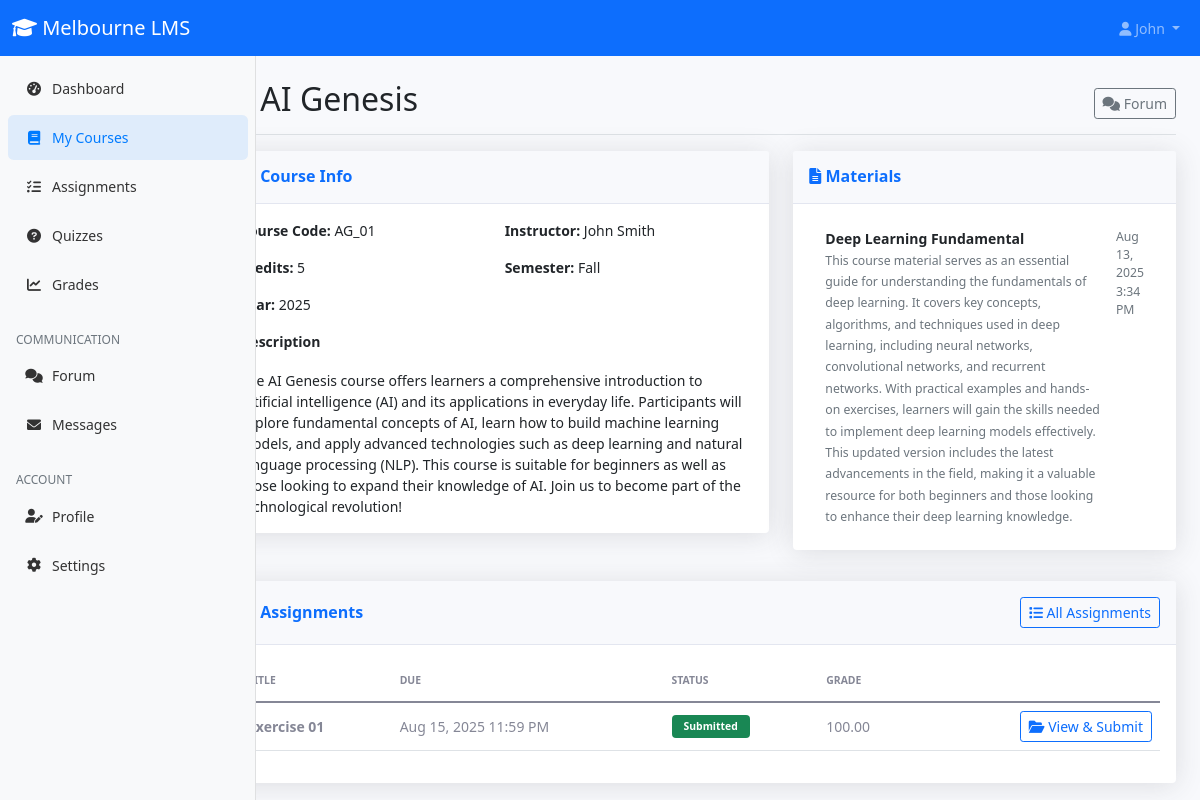
Screenshot of /student/course_view.php?id=3 (signed in) with the database file from the repository.
### tables this page shows
CREATE TABLE `courses` (
  `id` int(11) NOT NULL,
  `title` varchar(200) NOT NULL,
  `description` text DEFAULT NULL,
  `instructor_id` int(11) NOT NULL,
  `course_code` varchar(20) NOT NULL,
  `credits` int(11) DEFAULT 3,
  `semester` varchar(20) DEFAULT NULL,
  `year` int(11) DEFAULT NULL,
  `max_students` int(11) DEFAULT 50,
  `status` enum('active','inactive') DEFAULT 'active',
  `created_at` timestamp NOT NULL DEFAULT current_timestamp()
);

CREATE TABLE `users` (
  `id` int(11) NOT NULL,
  `username` varchar(50) NOT NULL,
  `email` varchar(100) NOT NULL,
  `password` varchar(255) NOT NULL,
  `first_name` varchar(50) NOT NULL,
  `last_name` varchar(50) NOT NULL,
  `role` enum('student','instructor','admin') NOT NULL,
  `profile_image` varchar(255) DEFAULT NULL,
  `created_at` timestamp NOT NULL DEFAULT current_timestamp(),
  `updated_at` timestamp NOT NULL DEFAULT current_timestamp() ON UPDATE current_timestamp()
);

CREATE TABLE `course_materials` (
  `id` int(11) NOT NULL,
  `course_id` int(11) NOT NULL,
  `title` varchar(200) NOT NULL,
  `description` text DEFAULT NULL,
  `file_path` varchar(500) DEFAULT NULL,
  `file_type` varchar(50) DEFAULT NULL,
  `file_size` int(11) DEFAULT NULL,
  `uploaded_by` int(11) NOT NULL,
  `upload_date` timestamp NOT NULL DEFAULT current_timestamp()
);

CREATE TABLE `assignments` (
  `id` int(11) NOT NULL,
  `course_id` int(11) NOT NULL,
  `title` varchar(200) NOT NULL,
  `description` text DEFAULT NULL,
  `due_date` datetime DEFAULT NULL,
  `max_points` decimal(5,2) DEFAULT 100.00,
  `created_by` int(11) NOT NULL,
  `created_at` timestamp NOT NULL DEFAULT current_timestamp()
);

### config/database.php (called while the page is built, shortened)
<?php
function formatDate($date)
{
    return date('M j, Y g:i A', strtotime($date));
}

### student/course_view.php (the view, shortened to what this page needs)
<?php
require_once '../config/database.php';
$database = new Database();
$db = $database->getConnection();
$courseId = isset($_GET['id']) ? (int)$_GET['id'] : 0;
$stmt = $db->prepare("SELECT c.*, u.first_name, u.last_name
                      FROM courses c
                      JOIN enrollments e ON c.id = e.course_id
                      JOIN users u ON c.instructor_id = u.id
                      WHERE e.student_id = ? AND e.status = 'enrolled' AND c.id = ?");
$stmt->execute([$_SESSION['user_id'], $courseId]);
$course = $stmt->fetch(PDO::FETCH_ASSOC);
$materialsStmt = $db->prepare('SELECT * FROM course_materials WHERE course_id = ? ORDER BY upload_date DESC');
$materialsStmt->execute([$courseId]);
$materials = $materialsStmt->fetchAll(PDO::FETCH_ASSOC);
$assignStmt = $db->prepare('SELECT a.*,
	(SELECT s.grade FROM assignment_submissions s WHERE s.assignment_id = a.id AND s.student_id = ?) AS my_grade,
	(SELECT s.submitted_at FROM assignment_submissions s WHERE s.assignment_id = a.id AND s.student_id = ?) AS my_submitted_at
	FROM assignments a
	WHERE a.course_id = ?
	ORDER BY a.due_date IS NULL, a.due_date ASC, a.created_at DESC');
$assignStmt->execute([$_SESSION['user_id'], $_SESSION['user_id'], $courseId]);
$assignments = $assignStmt->fetchAll(PDO::FETCH_ASSOC);
?>
<!DOCTYPE html>
<html lang="en">
<head>
	<link href="https://cdn.jsdelivr.net/npm/bootstrap@5.1.3/dist/css/bootstrap.min.css" rel="stylesheet">
	<link href="https://cdnjs.cloudflare.com/ajax/libs/font-awesome/6.0.0/css/all.min.css" rel="stylesheet">
	<link href="../assets/css/dashboard.css" rel="stylesheet">
</head>
<body>
	<?php include '../includes/student_navbar.php'; ?>
	<div class="container-fluid">
		<div class="row">
			<?php include '../includes/student_sidebar.php'; ?>
			<main class="col-md-9 ms-sm-auto col-lg-10 px-md-4">
				<div class="d-flex justify-content-between flex-wrap flex-md-nowrap align-items-center pt-3 pb-2 mb-3 border-bottom">
					<h1 class="h2"><i class="fas fa-book"></i> <?php echo htmlspecialchars($course['title']); ?></h1>
					<div class="btn-toolbar mb-2 mb-md-0">
						<a href="../forum/index.php?course_id=<?php echo $courseId; ?>" class="btn btn-sm btn-outline-secondary">
							<i class="fas fa-comments"></i> Forum
						</a>
					</div>
				</div>
				<div class="row">
					<div class="col-lg-7">
						<div class="card shadow mb-4">
							<div class="card-header py-3">
								<h6 class="m-0 font-weight-bold text-primary"><i class="fas fa-info-circle"></i> Course Info</h6>
							</div>
							<div class="card-body">
								<div class="row g-3">
									<div class="col-sm-6"><strong>Course Code:</strong> <?php echo htmlspecialchars($course['course_code']); ?></div>
									<div class="col-sm-6"><strong>Instructor:</strong> <?php echo htmlspecialchars($course['first_name'] . ' ' . $course['last_name']); ?></div>
									<div class="col-sm-6"><strong>Credits:</strong> <?php echo (int)$course['credits']; ?></div>
									<div class="col-sm-6"><strong>Semester:</strong> <?php echo htmlspecialchars($course['semester']); ?></div>
									<div class="col-sm-6"><strong>Year:</strong> <?php echo (int)$course['year']; ?></div>
								</div>
								<div class="mt-3"><strong>Description</strong><div class="text-muted small">&nbsp;</div><?php echo nl2br(htmlspecialchars($course['description'])); ?></div>
							</div>
						</div>
					</div>
					<div class="col-lg-5">
						<div class="card shadow">
							<div class="card-header py-3">
								<h6 class="m-0 font-weight-bold text-primary"><i class="fas fa-file-alt"></i> Materials</h6>
							</div>
							<div class="card-body">
								<?php if (empty($materials)): ?>
									<p class="text-muted">No materials available yet.</p>
								<?php else: ?>
									<div class="list-group list-group-flush">
										<?php foreach ($materials as $m): ?>
											<a class="list-group-item list-group-item-action d-flex justify-content-between align-items-start" href="../<?php echo $m['file_path']; ?>" target="_blank">
												<div>
													<div class="fw-bold"><?php echo htmlspecialchars($m['title']); ?></div>
													<small class="text-muted"><?php echo htmlspecialchars($m['description']); ?></small>
												</div>
												<small class="text-muted ms-3"><?php echo formatDate($m['upload_date']); ?></small>
											</a>
										<?php endforeach; ?>
									</div>
								<?php endif; ?>
							</div>
						</div>
					</div>
				</div>
				<div class="row mt-4">
					<div class="col-lg-12">
						<div class="card shadow">
							<div class="card-header py-3 d-flex justify-content-between align-items-center">
								<h6 class="m-0 font-weight-bold text-primary"><i class="fas fa-tasks"></i> Assignments</h6>
								<a href="assignments.php" class="btn btn-sm btn-outline-primary"><i class="fas fa-list"></i> All Assignments</a>
							</div>
							<div class="card-body">
								<?php if (empty($assignments)): ?>
									<p class="text-muted">No assignments yet.</p>
								<?php else: ?>
									<div class="table-responsive">
										<table class="table table-hover align-middle">
											<thead>
												<tr>
													<th>Title</th>
													<th>Due</th>
													<th>Status</th>
													<th>Grade</th>
													<th></th>
												</tr>
											</thead>
											<tbody>
												<?php foreach ($assignments as $a): ?>
												<tr>
													<td><strong><?php echo htmlspecialchars($a['title']); ?></strong></td>
													<td><?php echo $a['due_date'] ? formatDate($a['due_date']) : '<span class="text-muted">—</span>'; ?></td>
													<td>
														<?php if ($a['my_submitted_at']): ?>
															<span class="badge bg-success">Submitted</span>
														<?php else: ?>
															<span class="badge bg-warning text-dark">Pending</span>
														<?php endif; ?>
													</td>
													<td><?php echo $a['my_grade'] !== null ? htmlspecialchars($a['my_grade']) : '<span class="text-muted">—</span>'; ?></td>
													<td class="text-end">
														<a class="btn btn-sm btn-outline-primary" href="assignment_view.php?id=<?php echo (int)$a['id']; ?>">
															<i class="fas fa-folder-open"></i> View & Submit
														</a>
													</td>
												</tr>
												<?php endforeach; ?>
											</tbody>
										</table>
									</div>
								<?php endif; ?>
							</div>
						</div>
					</div>
				</div>
			</main>
		</div>
	</div>
</body>
</html>

### assets/css/dashboard.css (style rules this page uses)
body { font-size: .875rem; background-color: #f8f9fc; }
main { padding-top: 0.5rem; }
.card { box-shadow: 0 0.15rem 1.75rem 0 rgba(58, 59, 69, 0.15) !important; border: none; }
.card-header { background-color: #f8f9fc; border-bottom: 1px solid #e3e6f0; }
.font-weight-bold { font-weight: 700 !important; }
.btn { border-radius: 0.35rem; font-weight: 400; }
.btn-sm { padding: 0.25rem 0.5rem; font-size: 0.875rem; border-radius: 0.2rem; }
.table { color: #858796; }
.table th { border-top: none; font-weight: 600; text-transform: uppercase; font-size: 0.65rem; padding-top: 0.75rem; padding-bottom: 0.75rem; }
.badge { font-weight: 600; font-size: 0.65rem; padding: 0.375rem 0.75rem; }
@media (min-width: 769px) { main { margin-left: 16rem; } }
.shadow { box-shadow: 0 0.15rem 1.75rem 0 rgba(58, 59, 69, 0.15) !important; }

### rows the page displays
courses: title "AI Genesis", course_code "AG_01", instructor.last_name "John Smith", credits "5", semester "Fall", year "2025", description "The AI Genesis course offers learners a comprehensive introduction to artificial intelligence (AI) and its applications in everyday life. Participants will explore fundamental concepts of AI, learn how to build machine learning models, and apply advanced technologies such as deep learning and natural language processing (NLP). This course is suitable for beginners as well as those looking to expand their knowledge of AI. Join us to become part of the technological revolution!"
course_materials: title "Deep Learning Fundamental", description "This course material serves as an essential guide for understanding the fundamentals of deep learning. It covers key concepts, algorithms, and techniques used in deep learning, including neural networks, convolutional networks, and recurrent networks. With practical examples and hands-on exercises, learners will gain the skills needed to implement deep learning models effectively. This updated version includes the latest advancements in the field, making it a valuable resource for both beginners and those looking to enhance their deep learning knowledge.", upload_date "Aug 13, 2025 3:34 PM"
assignments: title "Exercise 01", due_date "Aug 15, 2025 11:59 PM", my_grade "100.00"

### other values shown
$_SESSION['first_name'] "John"
